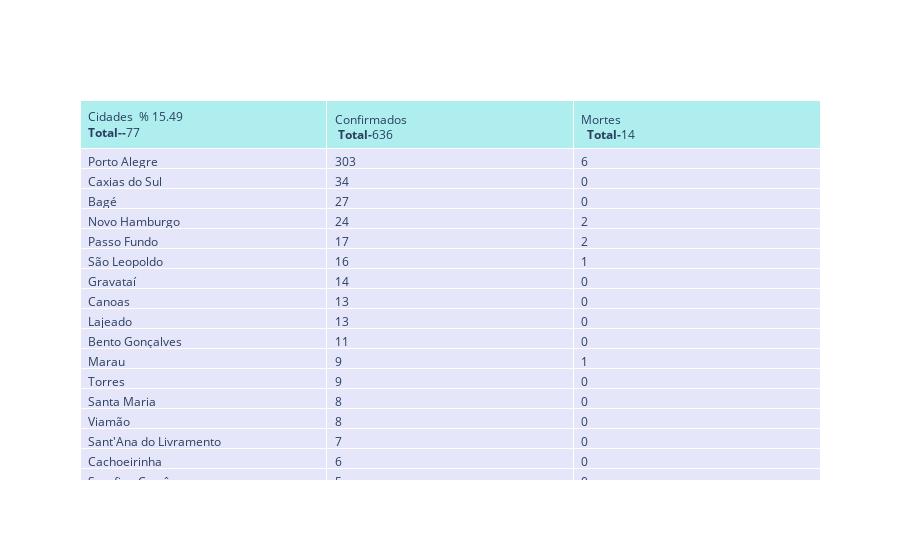

This figure's notebook cell:
### Code cell
dataRS =api_br_io[ api_br_io.city.notnull() ]
rs = dataRS [ (dataRS.state == 'RS')&(dataRS.date == '2020-04-09') & (dataRS.place_type =='city')].sort_values(by='confirmed',ascending=False)
rs.groupby(['city'] )
rs.fillna(0, inplace = True)
fig = go.Figure(data=[go.Table(
    header=dict(values=['Cidades  % '+ str(round(rs.city.size*100/497,2)) +'<br><b>Total--</b>'+str(rs.city.size) +'</br>' ,
                        '<br>Confirmados</br> <b>Total-</b>'+ str(rs.confirmed.sum()),
                        '<br>Mortes</br>  <b>Total-</b>'+ str(rs.deaths.sum().astype(int))],
                fill_color='paleturquoise',
                align='left'),
    cells=dict(values=[rs.city, rs.confirmed,rs.deaths],
               fill_color='lavender',
               align='left'))
])

fig.show()
plotly.offline.plot(fig, filename='HTML/TabelaCovid19RS.html', auto_open=False)

### Figure 1 — Plotly figure (JSON) as saved in the notebook; plotly's stock layout.template omitted (floating-point values rounded to 4 significant figures; data arrays with more than 128 entries replaced by an {"elided": "..."} marker saying what was removed)
{"data": [{"cells": {"align": "left", "fill": {"color": "lavender"}, "values": {"elided": "3x77 mixed values"}}, "header": {"align": "left", "fill": {"color": "paleturquoise"}, "values": ["Cidades  % 15.49<br><b>Total--</b>77</br>", "<br>Confirmados</br> <b>Total-</b>636", "<br>Mortes</br>  <b>Total-</b>14"]}, "type": "table"}], "layout": {}}
